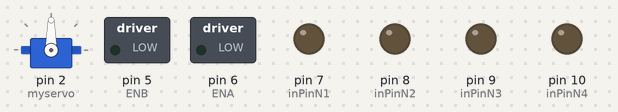
The sketch below on a simulated Arduino Uno, built with avr-gcc and run on an emulated ATmega328P. Shown: servo, switched loads named in the sketch (green lamp = pin HIGH), output pins drawn as LEDs (lit = HIGH).

Above: at 1.15 s.
At 3.55 s:
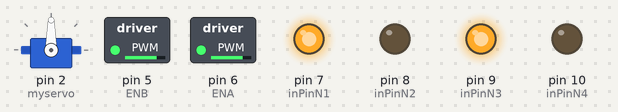
At 7.05 s:
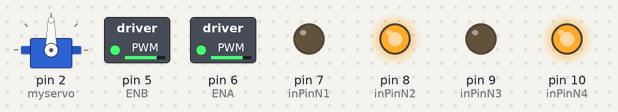
At 10.05 s:
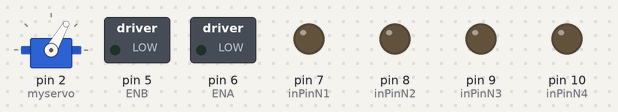
At 11.65 s:
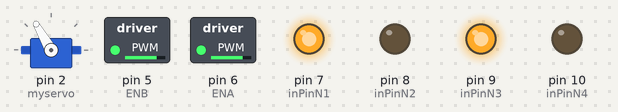
At 13.1 s:
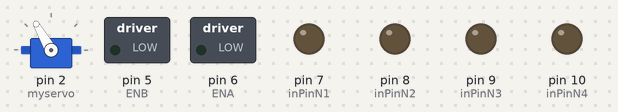
Timing chart, 0 to 16.7 s (numbered marks = the images above):
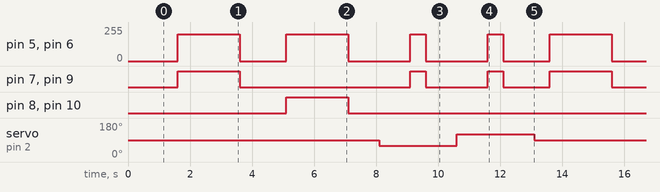

Measured:
- by itself, pin 5 (ENB), pin 6 (ENA): repeats every 12.0 s: 0/255 1.5 s, 200/255 2.0 s, 2 × (0/255 2.0 s, 200/255 0.50 s), 0/255 1.5 s, 200/255 2.0 s
- by itself, pin 7 (inPinN1), pin 9 (inPinN3): repeats every 12.0 s: LOW 5.5 s, HIGH 0.50 s, LOW 2.0 s, HIGH 0.50 s, LOW 1.5 s, HIGH 2.0 s
- by itself, pin 8 (inPinN2), pin 10 (inPinN4): alternates HIGH for 2.0 s and LOW for 10.0 s
- by itself, servo on pin 2 (myservo): repeats every 12.0 s: 120° 2.5 s, 90° 7.0 s, 60° 2.5 s

The sketch:

Demo1.ino
```cpp
/**********************************************************************
  Product     : Cokoino Real-Wheel Drive Steering Car Chassis kit
  Auther      : www.cokoino.com
  Modification: 2025/04/23
**********************************************************************/

#include<Servo.h>
Servo myservo;  // Create a servo class

#define ENA 6 //Define the A enable end as 6
#define inPinN1 7//Define the input signal terminal IN1 as 7
#define inPinN2 8//Define the input signal terminal IN2 as 8

#define ENB 5//Define the A enable end as 5
#define inPinN3 9//Define the input signal terminal IN3 as 9
#define inPinN4 10//Define the input signal terminal IN4 as 10

//Duty cycle value: 0~255,the larger the duty cycle, the faster the motor rotates
const int speedA = 200;//The duty cycle of the left rear wheel motor speed can be adjusted to control the speed, and it is recommended not to be lower than 150
const int speedB = 200;//The duty cycle of the left rear wheel motor speed can be adjusted to control the speed, and it is recommended not to be lower than 150

void setup() {
  // put your setup code here, to run once:
  myservo.attach(2);  //Set the servo control pin as D2
  delay(100);//delay 0.1 second
  myservo.write(90); //Rotate the servo to 90 degrees to center the front wheel shaft
  delay(1000);//delay 1 second

  pinMode(ENA, OUTPUT);//Define the UNO R3 pin connected to the ENA terminal as the output mode
  pinMode(inPinN1,OUTPUT);//Define the UNO R3 pin connected to the N1 terminal as the output mode
  pinMode(inPinN2,OUTPUT);//Define the UNO R3 pin connected to the N2 terminal as the output mode
  pinMode(ENB,OUTPUT);//Define the UNO R3 pin connected to the ENB terminal as the output mode
  pinMode(inPinN3,OUTPUT);//Define the UNO R3 pin connected to the N3 terminal as the output mode
  pinMode(inPinN4,OUTPUT);//Define the UNO R3 pin connected to the N4 terminal as the output mode
}

void loop() {
  // put your main code here, to run repeatedly:
  forwardPwm(speedA,speedB);//The rear wheels rotate, causing the car to move forward
  delay(2000);//move forward 2 seconds
  stop();
  delay(1000);//Maintain a 2-second stop state

  backwardPwd(speedA, speedB);//The rear wheels rotate, causing the car to move backward
  delay(2000);//move backward 2 seconds
  stop();
  delay(1000);//Maintain a 2-second stop state

  forwardRight(speedB);
  delay(500);
  stop();
  delay(1000);//Maintain a 2-second stop state

  forwardLeft(speedB);
  delay(500);
  stop();
  delay(1000);//Maintain a 2-second stop state
}

//PWM regulates the forward speed
void forwardPwm(int valueA,int valueB)
{
  myservo.write(90); //Initialize the servo to the 90 degree position
  delay(500);//delay 0.5 second
  forwardPwmA(valueA);//Left rear wheel forward
  forwardPwmB(valueB);//Right rear wheel forward
}

//Left rear wheel
void forwardPwmA(int value)
{
  analogWrite(ENA, value);//Input PWM signal to ENA
  digitalWrite(inPinN1,HIGH);//Input high level to N1
  digitalWrite(inPinN2,LOW);//Input low level to N2
}
//Right rear wheel
void forwardPwmB(int value)
{
  analogWrite(ENB, value);//Input PWM signal to ENB
  digitalWrite(inPinN3,HIGH);//Input high level to N3
  digitalWrite(inPinN4,LOW);//Input low level to N4
}

//stop
void stop()
{
  stopA();//Stop the left rear wheel rotation
  stopB();//Stop the right rear wheel rotation
}

void stopA()
{
  analogWrite(ENA, LOW);//Input low level to ENA
  digitalWrite(inPinN1,LOW);//Input low level to N1
  digitalWrite(inPinN2,LOW);//Input low level to N2
}

void stopB()
{
  analogWrite(ENB, LOW);//Input low level to ENB
  digitalWrite(inPinN3,LOW);//Input low level to N3
  digitalWrite(inPinN4,LOW);//Input low level to N4
}

//value:0~255
//PWM regulation of reverse speed
void backwardPwd(int valueA,int valueB)//Initialize the servo to the 90 degree position
{
  myservo.write(90); //Initialize the servo to the 90 degree position
  delay(500);//delay 0.5 second
  backwardPwdA(valueA);//Left rear wheel backward
  backwardPwdB(valueB);//Right rear wheel backward
}

//Left rear wheel
void backwardPwdA(int value)
{
  analogWrite(ENA, value);//Input PWM signal to ENA
  digitalWrite(inPinN1, LOW);//Input low level to N1
  digitalWrite(inPinN2, HIGH);//Input high level to N2
}
//Right rear wheel
void backwardPwdB(int value)
{
  analogWrite(ENB, value);//Input PWM signal to ENB
  digitalWrite(inPinN3, LOW);//Input low level to N3
  digitalWrite(inPinN4, HIGH);//Input high level to N4
}

//Left front movement
void forwardLeft(int value)
{
  myservo.write(120);  //Turn the front wheel steering axis to the left by 30 degrees
  delay(1000);//delay 1 second
  forwardPwmA(value);//Left rear wheel forward
  forwardPwmB(value);//Right rear wheel forward
}

//Right front movement
void forwardRight(int value)
{
  myservo.write(60); //Turn the front wheel steering axis to the right by 30 degrees
  delay(1000);//delay 1 second
  forwardPwmA(value);//Left rear wheel forward
  forwardPwmB(value);//Right rear wheel forward
}
```
